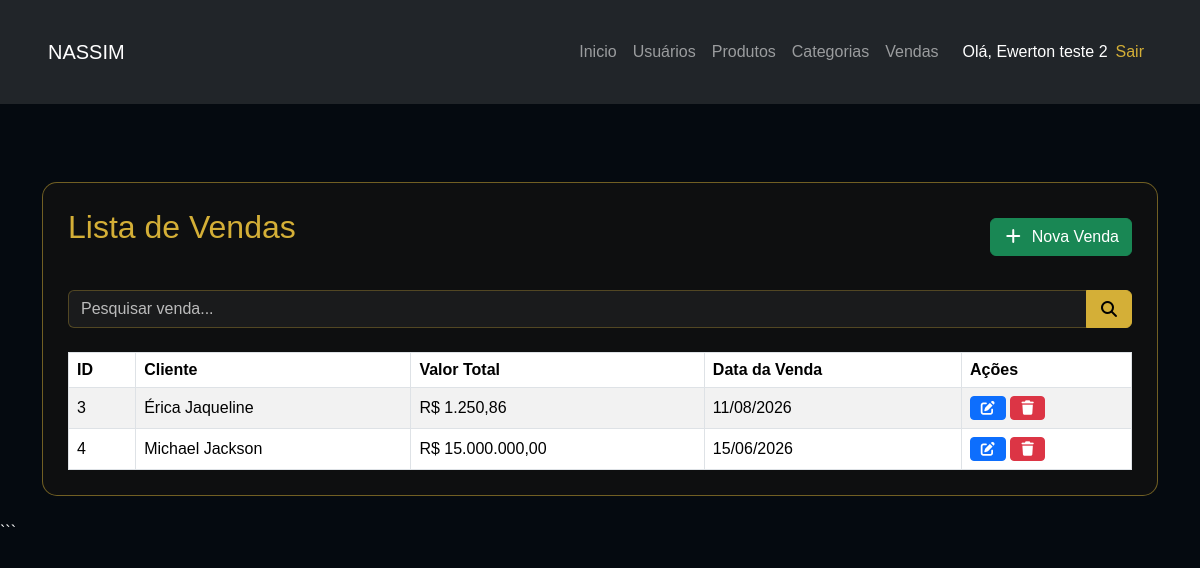
The page /site_admin/venda/vendaList.php (signed in) on the database its author committed.
### tables this page shows
CREATE TABLE IF NOT EXISTS `vendas` (
  `id` int NOT NULL AUTO_INCREMENT,
  `cliente` varchar(100) DEFAULT NULL,
  `valor_total` decimal(10,2) DEFAULT NULL,
  `data_venda` date DEFAULT NULL,
  PRIMARY KEY (`id`)
);

### site_admin/database/db.class.php (called while the page is built, shortened)
<?php
class db
{
    private $host = 'localhost';
    private $user = 'root';
    private $password = '';
    private $port = '3306';
    private $dbname = 'nassim_db';
    private $table_name;
    private $conn;
    public function __construct($table_name)
    {
        $this->table_name = $table_name;
        $this->conn = $this->connect();
    }
    private function connect()
    {
        try {
            return new PDO(
                "mysql:host=$this->host;dbname=$this->dbname;port=$this->port;charset=utf8",
                $this->user,
                $this->password,
                [
                    PDO::ATTR_ERRMODE => PDO::ERRMODE_EXCEPTION
                ]
            );
        } catch (PDOException $e) {
            die('Erro na conexão: ' . $e->getMessage());
        }
    }
    public function all()
    {
        $sql = "SELECT * FROM $this->table_name";
        $st = $this->conn->prepare($sql);
        $st->execute();
        return $st->fetchAll(PDO::FETCH_OBJ);
    }
}

### site_admin/venda/vendaList.php (the view, shortened to what this page needs)
<?php
include '../../header.php';
include_once "../database/db.class.php";
$db = new db('vendas');
$vendas = $db->all();
?>
<div class="list-crud">
    <div class="d-flex justify-content-between align-items-center mb-4">
        <h2>Lista de Vendas</h2>
        <a href="vendaForm.php" class="btn btn-success">
            <i class="fa-solid fa-plus me-1"></i>
            Nova Venda
        </a>
    </div>
    <form class="mb-4">
        <div class="input-group">
            <input
                type="text"
                id="pesquisa"
                class="form-control"
                placeholder="Pesquisar venda...">
            <button type="button" class="btn btn-warning">
                <i class="fa-solid fa-magnifying-glass"></i>
            </button>
        </div>
    </form>
    <div class="table-responsive">
        <table class="table table-striped table-hover table-bordered" id="tabelaVendas">
            <thead>
                <tr>
                    <th>ID</th>
                    <th>Cliente</th>
                    <th>Valor Total</th>
                    <th>Data da Venda</th>
                    <th width="170">Ações</th>
                </tr>
            </thead>
            <tbody>
                <?php foreach ($vendas as $venda): ?>
                    <tr>
                        <td><?= $venda->id ?></td>
                        <td><?= $venda->cliente ?></td>
                        <td>
                            R$ <?= number_format($venda->valor_total, 2, ',', '.') ?>
                        </td>
                        <td>
                            <?= date('d/m/Y', strtotime($venda->data_venda)) ?>
                        </td>
                        <td>
                            <a href="vendaForm.php?id=<?= $venda->id ?>"
                                class="btn btn-primary btn-sm">
                                <i class="fa-solid fa-pen-to-square"></i>
                            </a>
                            <a href="?delete=<?= $venda->id ?>"
                                class="btn btn-danger btn-sm"
                                onclick="return confirm('Deseja excluir esta venda?')">
                                <i class="fa-solid fa-trash"></i>
                            </a>
                        </td>
                    </tr>
                <?php endforeach; ?>
            </tbody>
        </table>
    </div>
</div>
<?php include '../../footer.php'; ?>

### assets/css/style.css (style rules this page uses)
h1,h2,h3,h4,h5 { color: #d4af37; }
.btn-warning { background-color: #d4af37; border-color: #d4af37; color: #000; font-weight: bold; }
a { text-decoration: none; }
.list-crud { background: rgba(17, 17, 17, .85); border-radius: 15px; border: 1px solid rgba(212, 175, 55, .5); padding: 25px; margin-top: 30px; }
.list-crud h2 { color: #d4af37; margin-bottom: 20px; }
.list-crud .table { color: white; margin-bottom: 0; }
.list-crud .table thead { background: #d4af37; color: #000; }
.list-crud .table td, .list-crud .table th { vertical-align: middle; }
.list-crud .table-striped>tbody>tr:nth-of-type(odd) { background: rgba(255, 255, 255, .03); }
.list-crud .form-control { background: rgba(255, 255, 255, .05); border: 1px solid rgba(212, 175, 55, .3); color: white; }
.list-crud .form-control::placeholder { color: #bbb; }

### rows shown on the page
vendas: id "3", cliente "Érica Jaqueline", valor_total "1.250,86", data_venda "11/08/2026"
vendas: id "4", cliente "Michael Jackson", valor_total "15.000.000,00", data_venda "15/06/2026"

### other values the page prints
$_SESSION['usuario_nome'] "Ewerton teste 2"
